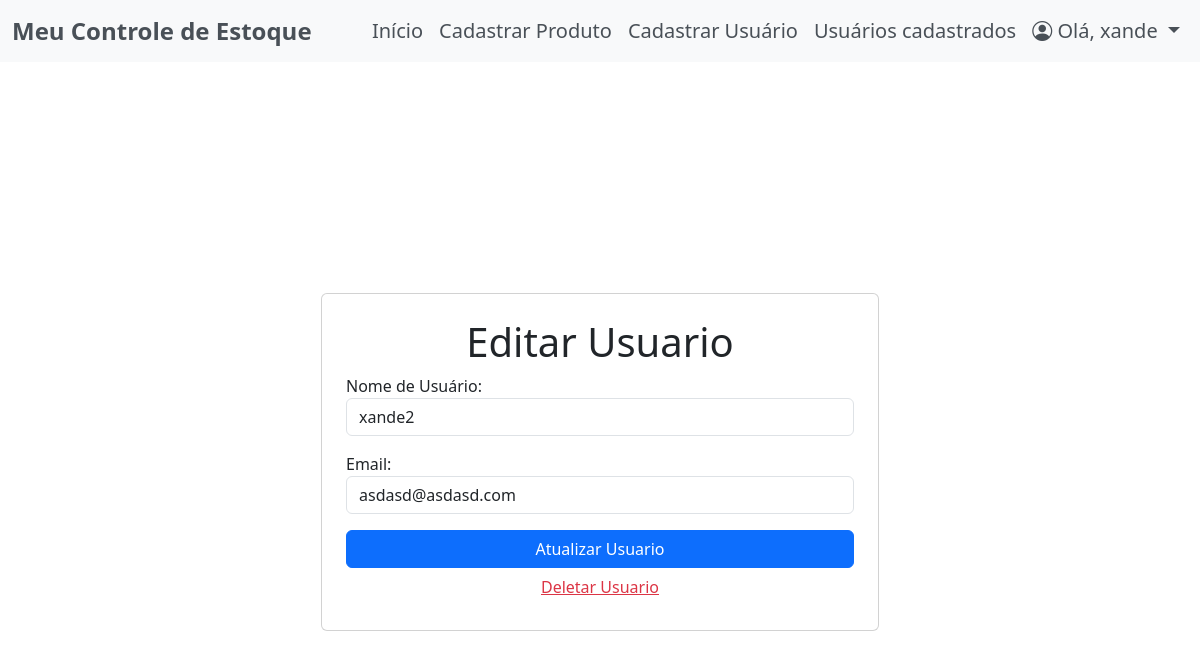
The page /editar_usuario_comum/3/ (signed in) on the database its author committed.
### app/models.py (models this page shows)
class Usuario(UserMixin, db.Model):
    id = db.Column(db.Integer, primary_key=True, autoincrement=True)
    username = db.Column(db.String(100), nullable=False, unique=True)
    password = db.Column(db.String(100), nullable=False)
    confirm_password = db.Column(db.String(100), nullable=False)
    email = db.Column(db.String(100), nullable=False, unique=True)
    nivel_funcao = db.Column(db.String(15), nullable=False, default='comum')

### app/routes.py (the view)
@bp.route('/editar_usuario_comum/<int:usuario_id>/', methods=['GET', 'POST'])
def editar_usuario_comum(usuario_id):
    if current_user.nivel_funcao != 'administrador':
        abort(403)
    usuario = Usuario.query.get(usuario_id)
    if request.method == 'POST':
        usuario.username = request.form.get('username')
        usuario.email = request.form.get('email')
        print(usuario.username, usuario.email)
        db.session.commit()
        flash('Usuário atualizado com sucesso!', 'success')
    return render_template('editar_usuario.html', usuario=usuario)

### app/__init__.py (called while the page is built)
@login_manager.user_loader
def load_user(user_id):
    from app.models import Usuario
    return Usuario.query.get(int(user_id))

### app/templates/editar_usuario.html (shortened to what this page needs)
{% extends 'base.html' %}
{% block content %}
<div class="container d-flex justify-content-center align-items-center vh-100">
    <div class="card p-4 w-50">
        <h1 class="text-center">Editar Usuario</h1>
        <form action="{{url_for('routes.editar_usuario_comum', usuario_id=usuario.id )}}" method="post">
            <div class="form-group mb-3">
                <label for="username">Nome de Usuário:</label>
                <input type="text" id="username" name="username" class="form-control" value="{{ usuario.username }}"
                    required>
            </div>
            <div class="form-group mb-3">
                <label for="email">Email:</label>
                <input type="email" id="email" name="email" class="form-control" value="{{ usuario.email }}" required>
            </div>
            <button type="submit" class="btn btn-primary w-100">Atualizar Usuario</button>
        </form>
            <form action="{{ url_for('routes.deletar_usuario_comum', usuario_id=usuario.id) }}" class="text-center" method="POST">
                <button type="submit" class="text-danger btn btn-link w-100"
                    onclick="return confirm('Tem certeza que deseja excluir este usuario ?');">Deletar Usuario
                </button>
            </form>
    </div>
</div>
{% endblock %}

### app/templates/base.html (shortened to what this page needs)
<!DOCTYPE html>
<html lang="en">
<head>
    <link rel="stylesheet" href="https://cdn.datatables.net/1.13.6/css/jquery.dataTables.min.css">
    <link href="https://cdn.jsdelivr.net/npm/bootstrap@5.3.0/dist/css/bootstrap.min.css" rel="stylesheet">
    <link href="https://cdn.jsdelivr.net/npm/bootstrap-icons/font/bootstrap-icons.css" rel="stylesheet">
    <link rel="stylesheet" href="{{ url_for('static', filename='css/style.css') }}">
</head>
<body>
    {% block nav %}
    <nav class="navbar navbar-expand-lg" style="background-color: #f8f9fa;">
        <div class="container-fluid">
            <a class="navbar-brand fw-bold fs-4" href="#" style="color: #495057;">Meu Controle de Estoque</a>
            <div class="collapse navbar-collapse" id="navbarNav">
                <ul class="navbar-nav ms-auto">
                    <li class="nav-item">
                        <a class="nav-link fs-5" href="{{ url_for('routes.index') }}" style="color: #495057;">Início</a>
                    </li>
                    {% if current_user.nivel_funcao != 'comum' %}
                    <li class="nav-item">
                        <a class="nav-link fs-5" href="{{ url_for('routes.cadastrar_produto') }}" style="color: #495057;">Cadastrar Produto</a>
                    </li>
                    <li class="nav-item">
                        <a class="nav-link fs-5" href="{{ url_for('routes.registrar_usuario_comum') }}" style="color: #495057;">Cadastrar Usuário</a>
                    </li>
                    <li class="nav-item">
                        <a class="nav-link fs-5" href="{{ url_for('routes.listar_usuarios') }}" style="color: #495057;">Usuários cadastrados</a>
                    </li>
                    {% endif %}
                    <li class="nav-item dropdown">
                        <a class="nav-link dropdown-toggle fs-5" href="#" id="perfilDropdown" role="button" data-bs-toggle="dropdown" aria-expanded="false" style="color: #495057;">
                            <i class="bi bi-person-circle"></i> Olá, {{ current_user.username }}
                        </a>
                    </li>
                </ul>
            </div>
        </div>
    </nav>
    {% endblock %}
    {% block content %}
    {% endblock %}
</body>
</html>

### rows shown on the page
Usuario: username "xande"
Usuario: username "xande2", email "asdasd@asdasd.com"
